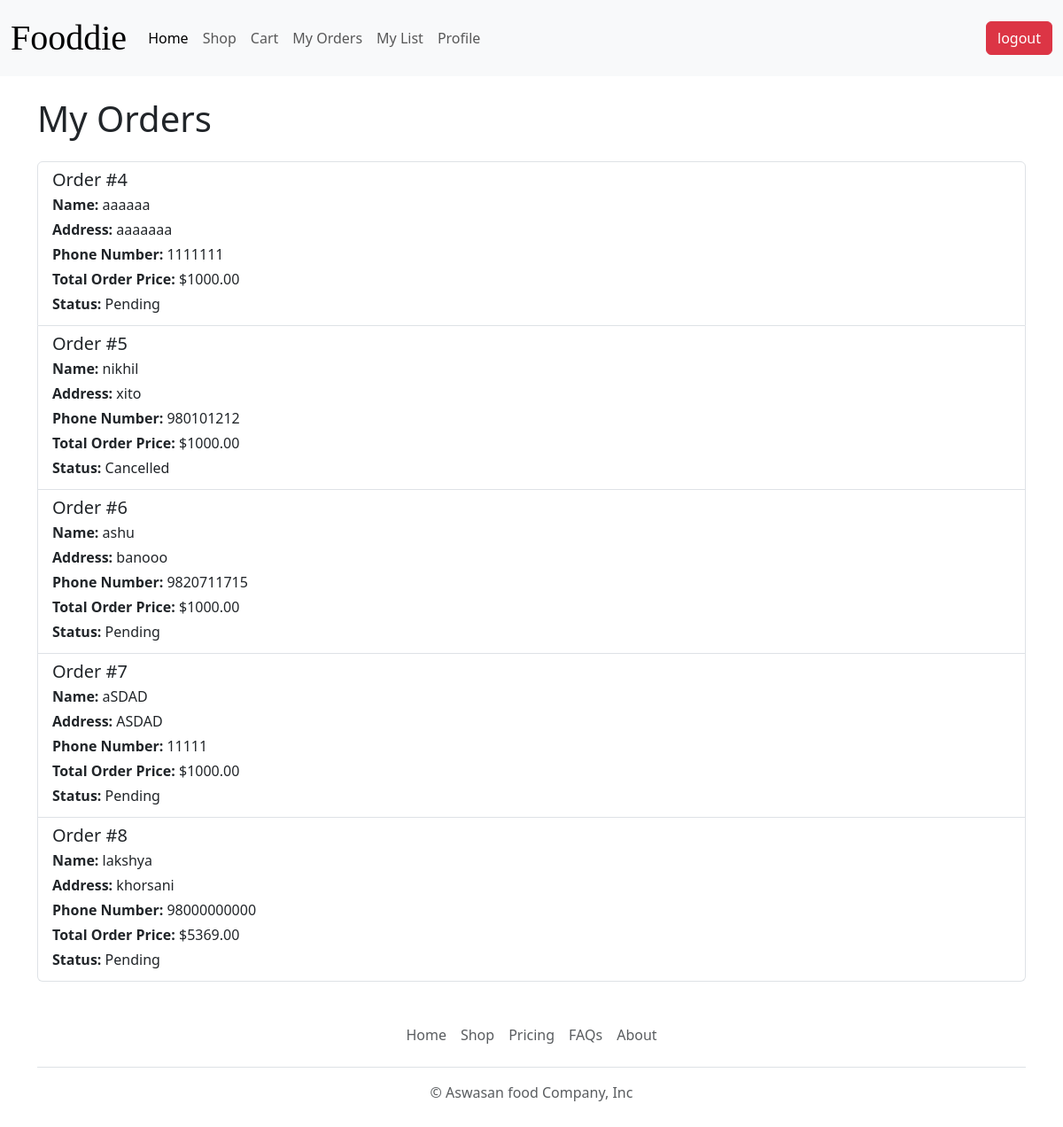
Page /order/ (signed in) on the committed database.
### ecommerce/models.py (models this page shows, shortened)
class Order(models.Model):
    STATUS_CHOICES = [
        ('Pending', 'Pending'),
        ('Delivered', 'Delivered'),
        ('Cancelled', 'Cancelled')
    ]
    user = models.ForeignKey(User, on_delete=models.CASCADE)
    name = models.CharField(max_length=255)
    address = models.CharField(max_length=600)
    phone_number = models.CharField(max_length=15)
    total_order_price= models.DecimalField(max_digits=10, decimal_places=2, default=0)
    status = models.CharField(choices = STATUS_CHOICES,default="Pending",max_length=255)

### ecommerce/views.py (the view)
# urls.py: path('order/', orders),
def orders(request):
    user = request.user
    if user.is_authenticated:
        orders = Order.objects.filter(user=user)
    else:
        orders =None
    return render(request,'frontend/order.html',{"orders": orders})

### templates/frontend/order.html (shortened to what this page needs)
{% extends 'frontend/layout/main.html' %}
{% block content %}
<div class="container mt-4">
    <h1>My Orders</h1>
    {% if user.is_authenticated %}
    {% if orders %}
    <div class="list-group mt-4">
        {% for order in orders %}
        <div class="list-group-item">
            <h5 class="mb-1">Order #{{ order.id }}</h5>
            <p class="mb-1"><strong>Name:</strong> {{ order.name }}</p>
            <p class="mb-1"><strong>Address:</strong> {{ order.address }}</p>
            <p class="mb-1"><strong>Phone Number:</strong> {{ order.phone_number }}</p>
            <p class="mb-1"><strong>Total Order Price:</strong> ${{ order.total_order_price }}</p>
            <p class="mb-1"><strong>Status:</strong> {{ order.status }}</p>
        </div>
        {% endfor %}
    </div>
    {% else %}
    <p class="text-center">No orders available.</p>
    {% endif %}
    {% else %}
    <p>Please <a href="/login/">log in</a> to view your orders.</p>
    {% endif %}
</div>
{% endblock %}

### templates/frontend/layout/main.html (shortened to what this page needs)
<!DOCTYPE html>
<html lang="en">
{% load static %}
<head>
    <link href="https://cdn.jsdelivr.net/npm/bootstrap@5.3.3/dist/css/bootstrap.min.css" rel="stylesheet"
>
    </head>
<body>
    <header>
        <nav class="navbar navbar-expand-lg bg-body-tertiary">
            <div class="container-fluid">
                <a class="navbar-brand" href="#" style= " font-family: Brush Script MT; cursor: pointer; font-size: 250%;font-weight:500;">Fooddie</a>
                <div class="collapse navbar-collapse" id="navbarSupportedContent">
                    <ul class="navbar-nav me-auto mb-2 mb-lg-0">
                        <li class="nav-item">
                            <a class="nav-link active" aria-current="page" href="/">Home</a>
                        </li>
                        <li class="nav-item">
                            <a class="nav-link" href="/shop/">Shop</a>
                        </li>
                        <li class="nav-item">
                            <a class="nav-link " href="/cart/">Cart</a>
                        </li>
                        <li class="nav-item">
                            <a class="nav-link " href="/order/">My Orders</a>
                        </li>
                        <li class="nav-item">
                            <a class="nav-link" href="/wishlist/">My List</a>
                        </li>
                        <li class="nav-item">
                            <a class="nav-link " href="/profile/">Profile</a>
                        </li>
                    </ul>
                    {% if user.is_authenticated %}
                    <a class="btn btn-danger" href="/logout/" > logout </a>
                    {% else %}
                    <a class="btn btn-primary" href="/login/">Sign In</a>
                    <a class="btn text-primary ms-l" href="/register/">Sign Up</a>
                    {% endif %}
                </div>
            </div>
        </nav>
    </header>
    <main>
        {% block content %}{% endblock %}
    </main>
    <footer>
        <div class="container">
            <footer class="py-3 my-4">
                <ul class="nav justify-content-center border-bottom pb-3 mb-3">
                    <li class="nav-item"><a href="/" class="nav-link px-2 text-muted">Home</a></li>
                    <li class="nav-item"><a href="/shop/" class="nav-link px-2 text-muted">Shop</a></li>
                    <li class="nav-item"><a href="/cart/" class="nav-link px-2 text-muted">Pricing</a></li>
                    <li class="nav-item"><a href="/faqs/" class="nav-link px-2 text-muted">FAQs</a></li>
                    <li class="nav-item"><a href="/about/" class="nav-link px-2 text-muted">About</a></li>
                </ul>
                <p class="text-center text-muted">© Aswasan food Company, Inc</p>
            </footer>
        </div>
    </footer>
</body>
</html>

### rows in the picture
Order: id "4", name "aaaaaa", address "aaaaaaa", phone_number "1111111", total_order_price "1000.00", status "Pending"
Order: id "5", name "nikhil", address "xito", phone_number "980101212", total_order_price "1000.00", status "Cancelled"
Order: id "6", name "ashu", address "banooo", phone_number "9820711715", total_order_price "1000.00", status "Pending"
Order: id "7", name "aSDAD", address "ASDAD", phone_number "11111", total_order_price "1000.00", status "Pending"
Order: id "8", name "lakshya", address "khorsani", phone_number "98000000000", total_order_price "5369.00", status "Pending"
